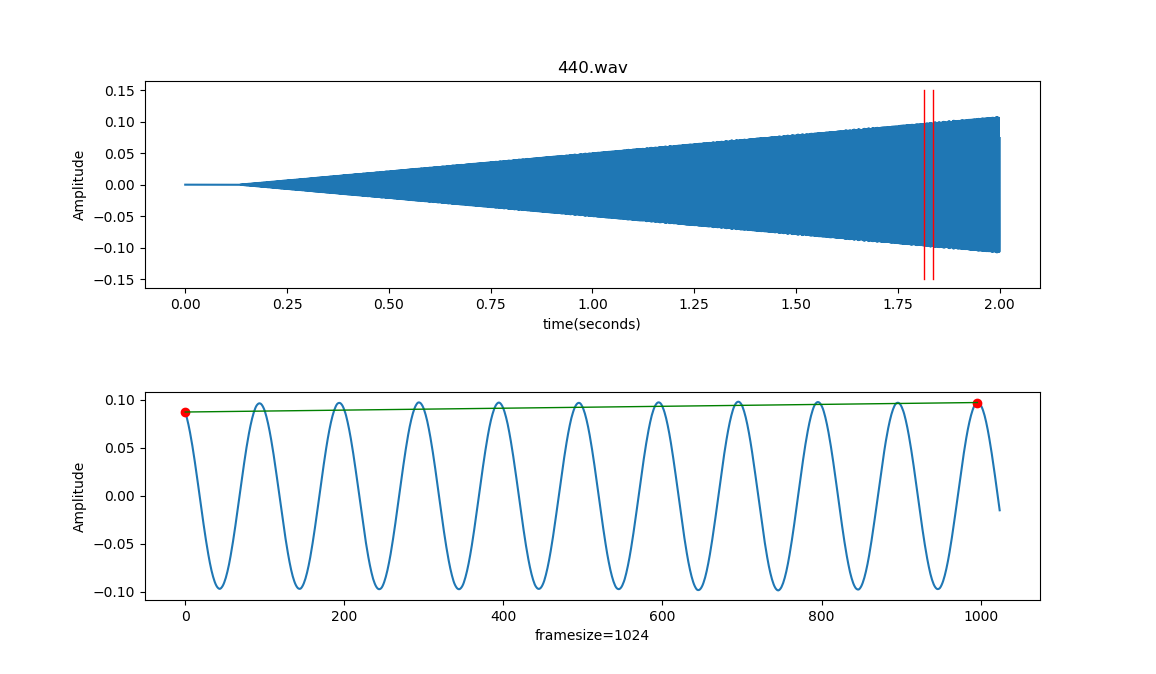

Here is the Python script that generated this plot:
import scipy.io.wavfile as wav
import matplotlib.pyplot as plt
import numpy as np
# B10417022 李政瑩
rate, signal = wav.read('./440.wav')
sigSize = np.size(signal)
time = np.linspace(0, sigSize, sigSize) / rate
normal = signal / 2**15
sample = normal[80000:81024]
plt.subplot(2, 1, 1)
plt.subplots_adjust(hspace=0.5)
plt.plot(time, normal)
plt.plot([80000/rate, 80000/rate], [0.15, -0.15], 'r', lw=1)
plt.plot([81024/rate, 81024/rate], [0.15, -0.15], 'r', lw=1)
plt.title("440.wav")
plt.xlabel("time(seconds)")
plt.ylabel("Amplitude")
plt.subplot(2, 1, 2)
plt.plot(np.linspace(0, 1024, 1024), sample)
plt.plot(0,sample[0], 'r', marker='o')
plt.plot(996,sample[996], 'r', marker='o')
plt.plot([0, 996], [sample[0], sample[996]], 'g', lw=1)
plt.xlabel("framesize=1024")
plt.ylabel("Amplitude")
plt.show()
